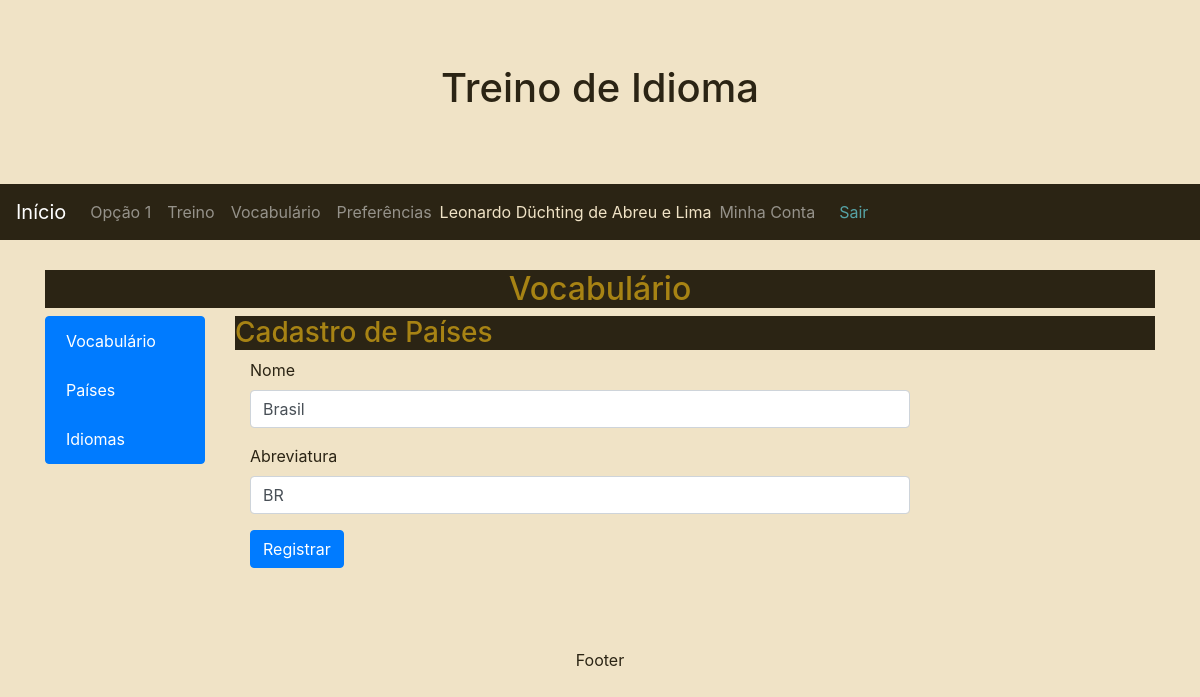
The app's page /Wortschatz/BR/Landwechseln/ (signed in) with its own data.
### Zugriff/models.py (models this page shows, shortened)
class User(AbstractBaseUser, PermissionsMixin):
    username = models.CharField(
        'Apelido/Usuário', max_length = 30, unique=True, validators = [
            validators.RegexValidator(re.compile('^[\w.@+-]+$'),
            'Informe um nome de usuário válido. '
            'Este valor deve conter apenas letras e números. '
            'e os Caracteres: @/./+/-/_ .',
            'invalid'
            )
        ], help_text = 'Um nome curto que será usado para identificá-lo de forma única na plataforma'
    )
    name        = models.CharField('Nome', max_length=100)
    email       = models.EmailField('E-mail', unique=True)
    is_staff    = models.BooleanField('Equipe', default=False)
    is_active   = models.BooleanField('Ativo', default=True)
    date_joined = models.DateTimeField('Data de Entrada', auto_now_add=True)
    USERNAME_FIELD = 'username'
    REQUIRED_FIELDS = ['email']
    objects = UserManager()
    def __str__(self):
        return self.name or self.username
    class Meta:
        verbose_name = 'Usuário'
        verbose_name_plural = 'Usuários'

### Wortschatz/models.py (models this page shows, shortened)
class Land(models.Model):
    name = models.CharField('Nome', max_length = 100, unique=True)
    slug = models.SlugField('Abreviatura', max_length = 4, unique=True)
    created = models.DateTimeField('Criado em', auto_now_add=True, null=True)
    modified = models.DateTimeField('Modificado em', auto_now=True, null=True)
    class Meta:
        verbose_name = 'País'
        verbose_name_plural = 'Países'
        ordering = ['name', 'slug', 'created', 'modified']

### Wortschatz/views.py (the view)
# urls.py: path('<slug:slug>/Landwechseln/', LandWechselnUpdateView.as_view(), name='Landwechseln'),
class LandWechselnUpdateView(LoginRequiredMixin, UpdateView):
    model = Land
    template_name = 'Wortschatz/neuesLand.html'
    fields = ['name', 'slug']

### Wortschatz/templates/Wortschatz/neuesLand.html (shortened to what this page needs)
{% extends "Wortschatz/index.html" %}
{% load widget_tweaks %}
{% block Wortschatz_Inhalt %}
<header>
  <h3>Cadastro de Países</h3>
</header>
<section>
  <form class="form-horizontal" method="post">
    <fieldset>
      {% for field in form %}
        <div class="form-group{% if field.errors %} has-error {% endif %}">
          <label for="{{ field.auto_id }}" class="col-md-3 control-label">{{ field.label }}</label>
          <div class="col-md-9">
            {% render_field field class="form-control" %}
          </div>
        </div>
      {% endfor %}
        <div class="form-group">
          <div class="col-md-9 col-md-offset-3">
            <button type="submit" class="btn btn-primary">Registrar</button>
          </div>
        </div>
    </fieldset>
  </form>
</section>
{% endblock %}

### Basis/templates/Basis.html (shortened to what this page needs)
{% load static %}
<!DOCTYPE html>
<html lang="pt-br">
<head>
<link rel="stylesheet" href="https://maxcdn.bootstrapcdn.com/bootstrap/4.1.0/css/bootstrap.min.css">
  <link rel="stylesheet" href="{% static 'Stil/Stil.css' %}" />
</head>
<body>
<div class="jumbotron text-center" style="margin-bottom:0">
  <h1>Treino de Idioma</h1>
</div>
<nav class="navbar navbar-expand-sm navbar-dark">
  <a class="navbar-brand" href="{% url 'index' %}">Início</a>
  <div class="collapse navbar-collapse" id="collapsibleNavbar">
    <ul class="navbar-nav">
      <li class="nav-item">
        <a class="nav-link" href="#">Opção 1</a>
      </li>
      <li class="nav-item">
        <a class="nav-link" href="{% url 'ausbildung:index' %}">Treino</a>
      </li>
  {% if user.is_authenticated %}
      <li class="nav-item">
        <a class="nav-link" href=" {% url 'Wortschatz:index' %}">Vocabulário</a>
      </li>
      <li class="nav-item">
        <a class="nav-link" href=" {% url 'Wortschatz:Benutzervorgabenechseln' %} ">Preferências</a>
      </li>
    </ul>
    <div class="nav-item">
        <span class="nav-brand glyphicon glyphicon-log-in">{{user}}</span>
    </div>
    <div class="">
      <ul class="navbar-nav">
        <li class="nav-item">
          <a class="nav-link" href="{% url 'Zugriff:index' %}">Minha Conta</a>
        </li>
      </ul>
    </div>
    <div class="nav-item">
        <a id="logout" class="nav-link" href="{% url 'Zugriff:logout' %}">Sair</a>
  {% endif %}
    </div>
  </div>
</nav>
<div class="container margin-top" style="margin-top:30px">
 {% block Inhalt %}
 {% endblock %}
</div>
<div class="jumbotron text-center" style="margin-bottom:0">
  <p>Footer</p>
</div>
</body>
</html>

### Basis/static/Stil/Stil.css (style rules this page uses)
body { background-image: url('../Bilder/Hintergrund.png'); background-repeat: no-repeat; background-size: 100% auto; background-color: #f0e3c6; color: #2b2414; }
body a { color: #690500; }
.jumbotron { background: none; color: #2b2414; }
nav { background-color: #2b2414; color: #f0e3c6; }
nav a { color: #56a3a6; }
header { background-color: #2b2414; color: #a78314; }

### records on screen
User: name "Leonardo Düchting de Abreu e Lima"
Land: name "Brasil" "BR"

### other values on screen
{{ field.label }} "Nome" "Abreviatura"
